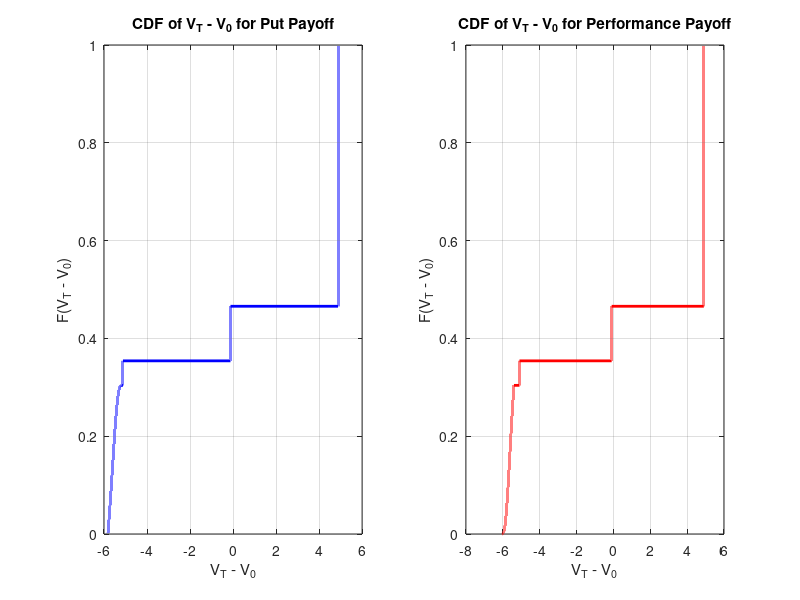

This chart was generated by the following MATLAB code: (Note: this script raises an error after producing the figure.)
% Parameters
Pi0 = 1;            % Nominal value (100%)
S0 = 100;           % Initial stock price
K = S0;             % Strike price
T = 5;              % Maturity in years
delta_t = 1;        % Observation frequency in years
sigma = 0.3;        % Volatility
r = 0.02;           % Risk-free rate
N = 100000;         % Number of simulations
timesteps = T / delta_t;

% Fixed barriers
B_Ph = 120;    % Fixed autocall barrier
B_Y = 80;      % Fixed coupon barrier
B_Put = 70;    % Fixed put barrier

% Coupons
C_Ph = 0.1 * S0;   % 10% of S0
C_Y = 0.05 * S0;   % 5% of S0

% Simulate asset paths
Z = randn(N, timesteps);
S = zeros(N, timesteps);
S(:,1) = S0 * exp((r - 0.5 * sigma^2) * delta_t + sigma * sqrt(delta_t) .* Z(:,1));
for i = 2:timesteps
    S(:,i) = S(:,i-1) .* exp((r - 0.5 * sigma^2) * delta_t + sigma * sqrt(delta_t) .* Z(:,i));
end

% Time vector
t = delta_t * (1:timesteps);

% Simulate payoffs without discounting for Put Payoff
Payoff_Put = zeros(N,1);
for n = 1:N
    autocall = false;
    for i = 1:timesteps
        if S(n,i) > B_Ph
            % Autocall triggered
            Payoff_Put(n) = Pi0 + C_Ph;
            autocall = true;
            break;
        end
    end
    if ~autocall
        S_N = S(n,end);
        if S_N > B_Ph
            Payoff_Put(n) = Pi0 + C_Ph;
        elseif S_N >= B_Y && S_N <= B_Ph
            Payoff_Put(n) = Pi0 + C_Y;
        elseif S_N > B_Put && S_N < B_Y
            Payoff_Put(n) = Pi0;
        else
            % Put Payoff
            Payoff_Put(n) = max((K - S_N)/S0, 0);
        end
    end
end

% Simulate payoffs without discounting for Performance Payoff
Payoff_Perf = zeros(N,1);
for n = 1:N
    autocall = false;
    for i = 1:timesteps
        if S(n,i) > B_Ph
            % Autocall triggered
            Payoff_Perf(n) = Pi0 + C_Ph;
            autocall = true;
            break;
        end
    end
    if ~autocall
        S_N = S(n,end);
        if S_N > B_Ph
            Payoff_Perf(n) = Pi0 + C_Ph;
        elseif S_N >= B_Y && S_N <= B_Ph
            Payoff_Perf(n) = Pi0 + C_Y;
        elseif S_N > B_Put && S_N < B_Y
            Payoff_Perf(n) = Pi0;
        else
            % Performance Payoff
            Payoff_Perf(n) = S_N / S0;
        end
    end
end

% Calculate V0 (option price at t = 0) for both payoffs
V0_Put = mean(Payoff_Put .* exp(-r * T));
V0_Perf = mean(Payoff_Perf .* exp(-r * T));

% For VaR calculation, we need V_T - V0 (without discounting)
Losses_Put = Payoff_Put - V0_Put;
Losses_Perf = Payoff_Perf - V0_Perf;

% Sort the losses for empirical CDF
[Losses_Put_sorted, idx_Put] = sort(Losses_Put);
F_Put = (1:N)' / N;

[Losses_Perf_sorted, idx_Perf] = sort(Losses_Perf);
F_Perf = (1:N)' / N;

% Plot empirical CDFs
figure;
subplot(1,2,1);
plot(Losses_Put_sorted, F_Put, 'b', 'LineWidth', 2);
xlabel('V_T - V_0');
ylabel('F(V_T - V_0)');
title('CDF of V_T - V_0 for Put Payoff');
grid on;

subplot(1,2,2);
plot(Losses_Perf_sorted, F_Perf, 'r', 'LineWidth', 2);
xlabel('V_T - V_0');
ylabel('F(V_T - V_0)');
title('CDF of V_T - V_0 for Performance Payoff');
grid on;

% Calculate VaR at alpha = 10% and alpha = 1% using ordering algorithm
alphas = [0.10, 0.01];

% VaR for Put Payoff
VaR_Put = zeros(length(alphas),1);
for idx = 1:length(alphas)
    VaR_Put(idx) = Quantile(Losses_Put, alphas(idx));
end

% VaR for Performance Payoff
VaR_Perf = zeros(length(alphas),1);
for idx = 1:length(alphas)
    VaR_Perf(idx) = Quantile(Losses_Perf, alphas(idx));
end

% Mark VaR on CDF plots
subplot(1,2,1);
hold on;
for idx = 1:length(alphas)
    % Find the index closest to alpha in the empirical CDF
    [~, alpha_idx] = min(abs(F_Put - alphas(idx)));
    plot(Losses_Put_sorted(alpha_idx), F_Put(alpha_idx), 'ko', 'MarkerFaceColor', 'k');
    text(Losses_Put_sorted(alpha_idx), F_Put(alpha_idx), sprintf(' VaR at %.0f%%: %.4f', alphas(idx)*100, Losses_Put_sorted(alpha_idx)), 'VerticalAlignment', 'bottom');
end

subplot(1,2,2);
hold on;
for idx = 1:length(alphas)
    % Find the index closest to alpha in the empirical CDF
    [~, alpha_idx] = min(abs(F_Perf - alphas(idx)));
    plot(Losses_Perf_sorted(alpha_idx), F_Perf(alpha_idx), 'ko', 'MarkerFaceColor', 'k');
    text(Losses_Perf_sorted(alpha_idx), F_Perf(alpha_idx), sprintf(' VaR at %.0f%%: %.4f', alphas(idx)*100, Losses_Perf_sorted(alpha_idx)), 'VerticalAlignment', 'bottom');
end

% Function to calculate quantile using ordering algorithm
function x_alpha = Quantile(X, alpha)
    N_mc = length(X);
    X_sorted = sort(X);
    k = floor(N_mc * alpha);
    if k == 0
        x_alpha = X_sorted(1);
    else
        x_alpha = X_sorted(k);
    end
end